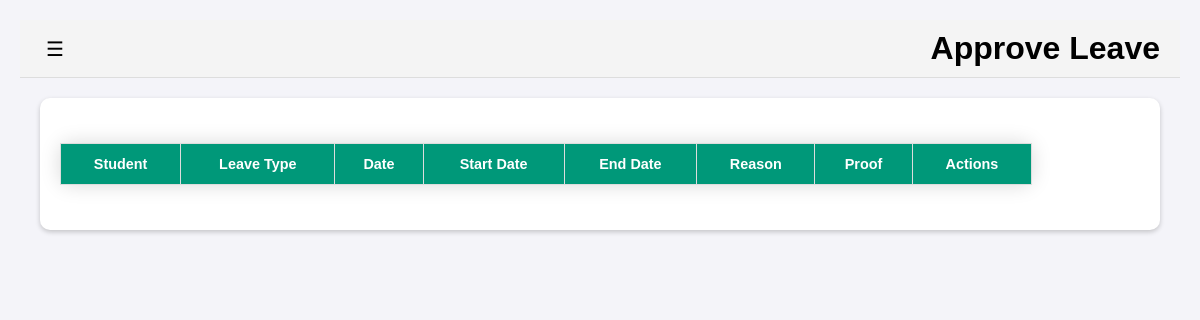
The page /lms/counsellor/approve/leave (signed in) on the database as committed earlier.
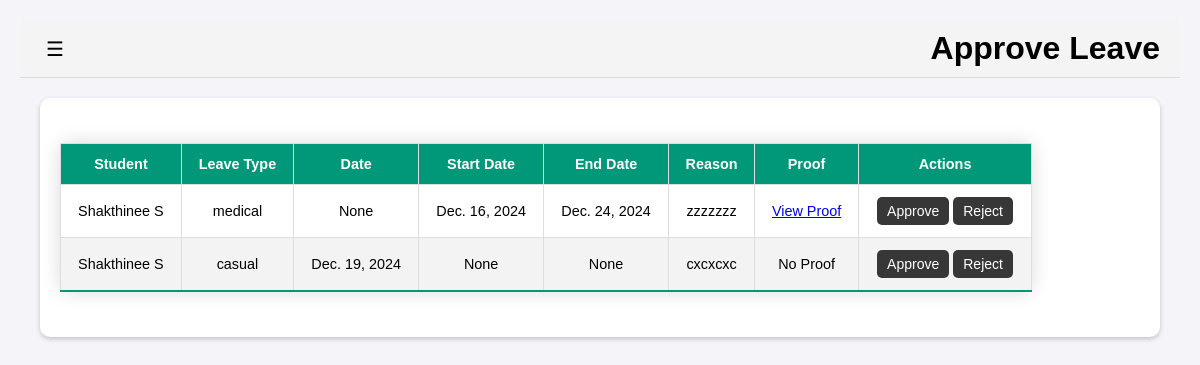
The same page on the database as committed later.
### lms/models.py (models this page shows, shortened)
class LeaveRequest(models.Model):
    student = models.ForeignKey(Student, on_delete=models.CASCADE)
    counsellor = models.ForeignKey(Counsellor, on_delete=models.SET_NULL, null=True, blank=True)
    leave_type = models.CharField(max_length=20)
    duration = models.CharField(max_length=10)
    date = models.DateField(null=True, blank=True)
    start_date = models.DateField(null=True, blank=True)
    end_date = models.DateField(null=True, blank=True)
    reason = models.TextField()
    proof = models.FileField(upload_to='proofs/', blank=True, null=True)
    submitted_at = models.DateTimeField(auto_now_add=True)

class Student(models.Model):
    reg_no = models.CharField(max_length=12, unique=True, null=True, blank=True, default=None)  # Registration Number
    user = models.OneToOneField(User, on_delete=models.CASCADE, null=True, blank=True, default=None)  # Link to Django User model
    name = models.CharField(max_length=100)
    dob = models.DateField()
    year = models.IntegerField()
    department = models.CharField(max_length=50)
    section = models.CharField(max_length=5)
    email = models.EmailField(unique=True)
    mobile_no = models.CharField(max_length=10)
    leave_taken = models.IntegerField(default=0)
    balance_leave = models.IntegerField(default=6)
    photo = models.ImageField(upload_to='photos/', blank=True, null=True)
    counsellor = models.ForeignKey("Counsellor", on_delete=models.SET_NULL, null=True, blank=True)

### lms/views.py (the view, shortened to what this page needs)
# urls.py: path('counsellor/approve/leave', views.counsellor_approve_leave, name='counsellor_approve_leave'),
@login_required
def counsellor_approve_leave(request):
    if not hasattr(request.user, 'counsellor'):  # Ensure the user is a counsellor
        return redirect('home')  # Redirect to the home page if not a counsellor
    counsellor = request.user.counsellor
    leave_requests = LeaveRequest.objects.filter(
        status_history__status='pending',  # Use the reverse relation to filter by LeaveStatus
        student__counsellor=counsellor               # Ensure the leave request belongs to this counsellor's student
    ).select_related('student').distinct()
    return render(request, 'counsellor_approve_leave.html', {'leave_requests': leave_requests})

### templates/counsellor_approve_leave.html (shortened to what this page needs)
<!DOCTYPE html>
{% load static %}
<html lang="en">
<head>
    <link rel="stylesheet" href="{% static 'css/base.css' %}">
</head>
<body>
    <div id="wrapper">
        <div id="content">
            <header>
                <button id="sidebarToggle">&#9776;</button>
                <h1>Approve Leave</h1>
            </header>
        </div>
    </div>
    <main>
        <div class="table-container">
            <table border="1">
                <thead>
                    <tr>
                        <th>Student</th>
                        <th>Leave Type</th>
                        <th>Date</th>
                        <th>Start Date</th>
                        <th>End Date</th>
                        <th>Reason</th>
                        <th>Proof</th>
                        <th>Actions</th>
                    </tr>
                </thead>
                <tbody>
                    {% for leave in leave_requests %}
                    <tr>
                        <td>
                            <span class="tooltip" title="
                                Name: {{ leave.student.name }}
                                Reg No: {{ leave.student.reg_no }}
                                Email: {{ leave.student.email }}
                                Mobile: {{ leave.student.mobile_no }}
                            ">
                                {{ leave.student.name }}
                            </span>
                        </td>
                        <td>{{ leave.leave_type }}</td>
                        <td>{{ leave.date }}</td>
                        <td>{{ leave.start_date }}</td>
                        <td>{{ leave.end_date }}</td>
                        <td>{{ leave.reason }}</td>
                        <td>
                            {% if leave.proof %}
                            <a href="{{ leave.proof.url }}" target="_blank">View Proof</a>
                            {% else %}
                            No Proof
                            {% endif %}
                        </td>
                        <td>
                            <button class="action-button" type="button" onclick="handleAction('{{ leave.id }}', 'approve')">Approve</button>
                            <button class="action-button" type="button" onclick="handleAction('{{ leave.id }}', 'reject')">Reject</button>
                        </td>
                    </tr>
                    {% endfor %}
                </tbody>
            </table>
        </div>
    </main>
</body>
</html>

### static/css/base.css (style rules this page uses)
body { margin: 0; padding: 0; font-family: Arial, sans-serif; background-color: #f4f4f9; }
#wrapper { display: flex; }
#content { margin-left: 0; width: 100%; padding: 20px; transition: all 0.3s ease; }
#content header { display: flex; align-items: center; justify-content: space-between; background-color: #f4f4f4; padding: 10px 20px; border-bottom: 1px solid #ddd; }
#content header h1 { margin: 0; }
#content header button { font-size: 20px; background: none; border: none; cursor: pointer; }
table { border-collapse: collapse; margin: 25px 0; font-size: 0.9em; font-family: sans-serif; border-radius: 10px; min-width: 90%; box-shadow: 0 0 20px rgba(0, 0, 0, 0.15); }
thead tr { background-color: #009879; color: #ffffff; text-align: left; }
th, td { border: 1px solid #ddd; padding: 12px 15px; text-align: center; }
tbody tr { border-bottom: 1px solid #dddddd; }
tbody tr:nth-of-type(even) { background-color: #f3f3f3; }
tbody tr:last-of-type { border-bottom: 2px solid #009879; }
.action-button { color: white; background-color: #383737; cursor: pointer; padding: 6px 10px; font-size: 14px; border: none; border-radius: 5px; }
.table-container { background-color: white; border-radius: 10px; box-shadow: 0 2px 5px rgba(0, 0, 0, 0.2); padding: 20px; max-width: 90%; margin: auto; overflow-x: auto; -webkit-overflow-scrolling: touch; }
.tooltip { position: relative; cursor: pointer; }

Rows that differ between the two databases and show on the page:
added LeaveRequest: student.name "Shakthinee S", leave_type "medical", date "None", start_date "Dec. 16, 2024", end_date "Dec. 24, 2024", reason "zzzzzzz"
added LeaveRequest: student.name "Shakthinee S", leave_type "casual", date "Dec. 19, 2024", start_date "None", end_date "None", reason "cxcxcxc", proof "No Proof"
